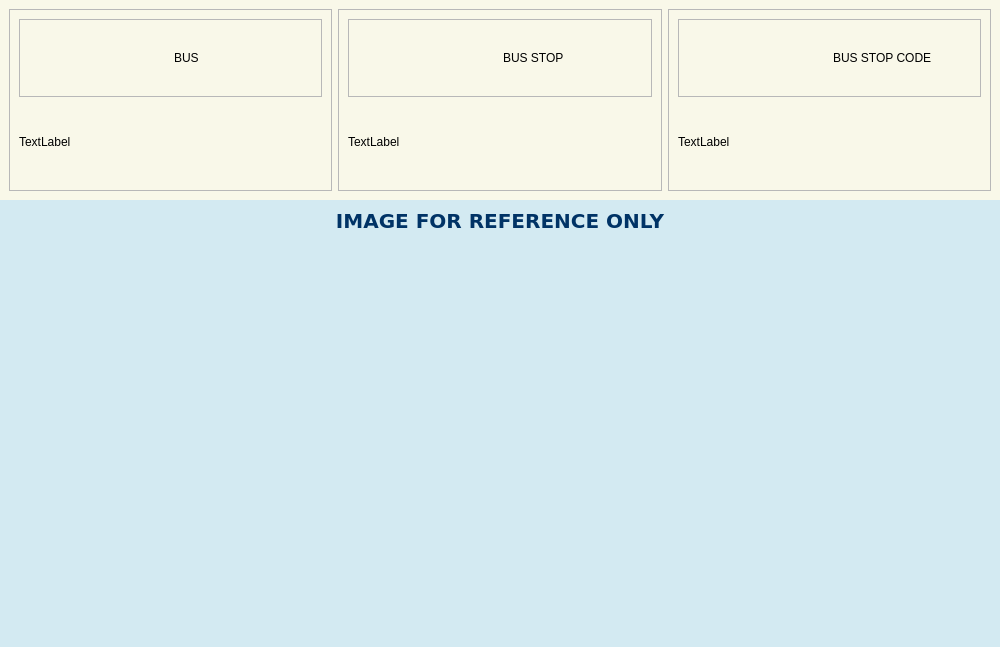
<?xml version="1.0" encoding="UTF-8"?>
<ui version="4.0">
 <class>page5</class>
 <widget class="QMainWindow" name="page5">
  <property name="geometry">
   <rect>
    <x>0</x>
    <y>0</y>
    <width>1000</width>
    <height>600</height>
   </rect>
  </property>
  <property name="windowTitle">
   <string>MainWindow</string>
  </property>
  <widget class="QWidget" name="centralwidget">
   <property name="styleSheet">
    <string notr="true">#imageBody{
	background-color:#d3eaf2;
}
#menu {
	background-color:#f9f8e9;
}
#imageText {
	color: #003366;
}
#arrowFrame{
	border:0px;
}
#leftArrow, #rightArrow {
	background:transparent;
	border:0px;
}</string>
   </property>
   <layout class="QVBoxLayout" name="verticalLayout_2">
    <property name="spacing">
     <number>0</number>
    </property>
    <property name="leftMargin">
     <number>0</number>
    </property>
    <property name="topMargin">
     <number>0</number>
    </property>
    <property name="rightMargin">
     <number>0</number>
    </property>
    <property name="bottomMargin">
     <number>0</number>
    </property>
    <item>
     <widget class="QWidget" name="menu" native="true">
      <property name="minimumSize">
       <size>
        <width>0</width>
        <height>200</height>
       </size>
      </property>
      <property name="maximumSize">
       <size>
        <width>16777215</width>
        <height>200</height>
       </size>
      </property>
      <layout class="QHBoxLayout" name="horizontalLayout_4">
       <item>
        <widget class="QFrame" name="frame">
         <property name="frameShape">
          <enum>QFrame::StyledPanel</enum>
         </property>
         <property name="frameShadow">
          <enum>QFrame::Raised</enum>
         </property>
         <layout class="QVBoxLayout" name="verticalLayout_3">
          <item>
           <widget class="QFrame" name="frame_4">
            <property name="frameShape">
             <enum>QFrame::StyledPanel</enum>
            </property>
            <property name="frameShadow">
             <enum>QFrame::Raised</enum>
            </property>
            <layout class="QHBoxLayout" name="horizontalLayout_7">
             <item>
              <widget class="QLabel" name="label_4">
               <property name="text">
                <string/>
               </property>
               <property name="pixmap">
                <pixmap resource="resources.qrc">:/blueicons/assets/icons/blue/alert-octagon.svg</pixmap>
               </property>
              </widget>
             </item>
             <item>
              <widget class="QLabel" name="label_5">
               <property name="text">
                <string>BUS</string>
               </property>
              </widget>
             </item>
            </layout>
           </widget>
          </item>
          <item>
           <widget class="QLabel" name="label">
            <property name="text">
             <string>TextLabel</string>
            </property>
           </widget>
          </item>
         </layout>
        </widget>
       </item>
       <item>
        <widget class="QFrame" name="frame_2">
         <property name="frameShape">
          <enum>QFrame::StyledPanel</enum>
         </property>
         <property name="frameShadow">
          <enum>QFrame::Raised</enum>
         </property>
         <layout class="QVBoxLayout" name="verticalLayout_4">
          <item>
           <widget class="QFrame" name="frame_5">
            <property name="frameShape">
             <enum>QFrame::StyledPanel</enum>
            </property>
            <property name="frameShadow">
             <enum>QFrame::Raised</enum>
            </property>
            <layout class="QHBoxLayout" name="horizontalLayout_6">
             <item>
              <widget class="QLabel" name="label_6">
               <property name="text">
                <string/>
               </property>
               <property name="pixmap">
                <pixmap resource="resources.qrc">:/blueicons/assets/icons/blue/alert-octagon.svg</pixmap>
               </property>
              </widget>
             </item>
             <item>
              <widget class="QLabel" name="label_7">
               <property name="text">
                <string>BUS STOP</string>
               </property>
              </widget>
             </item>
            </layout>
           </widget>
          </item>
          <item>
           <widget class="QLabel" name="label_2">
            <property name="text">
             <string>TextLabel</string>
            </property>
           </widget>
          </item>
         </layout>
        </widget>
       </item>
       <item>
        <widget class="QFrame" name="frame_3">
         <property name="frameShape">
          <enum>QFrame::StyledPanel</enum>
         </property>
         <property name="frameShadow">
          <enum>QFrame::Raised</enum>
         </property>
         <layout class="QVBoxLayout" name="verticalLayout_5">
          <item>
           <widget class="QFrame" name="frame_6">
            <property name="frameShape">
             <enum>QFrame::StyledPanel</enum>
            </property>
            <property name="frameShadow">
             <enum>QFrame::Raised</enum>
            </property>
            <layout class="QHBoxLayout" name="horizontalLayout_5">
             <item>
              <widget class="QLabel" name="label_8">
               <property name="text">
                <string/>
               </property>
               <property name="pixmap">
                <pixmap resource="resources.qrc">:/blueicons/assets/icons/blue/alert-circle.svg</pixmap>
               </property>
              </widget>
             </item>
             <item>
              <widget class="QLabel" name="label_9">
               <property name="text">
                <string>BUS STOP CODE</string>
               </property>
              </widget>
             </item>
            </layout>
           </widget>
          </item>
          <item>
           <widget class="QLabel" name="label_3">
            <property name="text">
             <string>TextLabel</string>
            </property>
           </widget>
          </item>
         </layout>
        </widget>
       </item>
      </layout>
     </widget>
    </item>
    <item>
     <widget class="QWidget" name="imageBody" native="true">
      <layout class="QVBoxLayout" name="verticalLayout">
       <item alignment="Qt::AlignTop">
        <widget class="QLabel" name="imageText">
         <property name="font">
          <font>
           <family>Verdana</family>
           <pointsize>15</pointsize>
           <bold>true</bold>
          </font>
         </property>
         <property name="text">
          <string>IMAGE FOR REFERENCE ONLY</string>
         </property>
         <property name="alignment">
          <set>Qt::AlignCenter</set>
         </property>
        </widget>
       </item>
       <item>
        <widget class="QWidget" name="widget" native="true">
         <property name="sizePolicy">
          <sizepolicy hsizetype="Preferred" vsizetype="Expanding">
           <horstretch>0</horstretch>
           <verstretch>0</verstretch>
          </sizepolicy>
         </property>
         <layout class="QHBoxLayout" name="horizontalLayout_3">
          <item>
           <widget class="QLabel" name="img1">
            <property name="minimumSize">
             <size>
              <width>300</width>
              <height>330</height>
             </size>
            </property>
            <property name="maximumSize">
             <size>
              <width>10000</width>
              <height>10000</height>
             </size>
            </property>
            <property name="text">
             <string/>
            </property>
           </widget>
          </item>
          <item>
           <widget class="QLabel" name="img2">
            <property name="minimumSize">
             <size>
              <width>300</width>
              <height>330</height>
             </size>
            </property>
            <property name="maximumSize">
             <size>
              <width>10000</width>
              <height>10000</height>
             </size>
            </property>
            <property name="text">
             <string/>
            </property>
           </widget>
          </item>
          <item>
           <widget class="QLabel" name="img3">
            <property name="minimumSize">
             <size>
              <width>300</width>
              <height>330</height>
             </size>
            </property>
            <property name="maximumSize">
             <size>
              <width>10000</width>
              <height>10000</height>
             </size>
            </property>
            <property name="text">
             <string/>
            </property>
           </widget>
          </item>
         </layout>
        </widget>
       </item>
       <item>
        <widget class="QWidget" name="widget_2" native="true">
         <property name="sizePolicy">
          <sizepolicy hsizetype="Preferred" vsizetype="Preferred">
           <horstretch>0</horstretch>
           <verstretch>0</verstretch>
          </sizepolicy>
         </property>
         <property name="minimumSize">
          <size>
           <width>0</width>
           <height>45</height>
          </size>
         </property>
         <property name="maximumSize">
          <size>
           <width>16777215</width>
           <height>45</height>
          </size>
         </property>
         <layout class="QHBoxLayout" name="horizontalLayout">
          <property name="spacing">
           <number>0</number>
          </property>
          <property name="leftMargin">
           <number>0</number>
          </property>
          <property name="topMargin">
           <number>0</number>
          </property>
          <property name="rightMargin">
           <number>0</number>
          </property>
          <item alignment="Qt::AlignHCenter">
           <widget class="QFrame" name="arrowFrame">
            <property name="minimumSize">
             <size>
              <width>0</width>
              <height>4</height>
             </size>
            </property>
            <property name="frameShape">
             <enum>QFrame::StyledPanel</enum>
            </property>
            <property name="frameShadow">
             <enum>QFrame::Raised</enum>
            </property>
            <layout class="QHBoxLayout" name="horizontalLayout_2">
             <property name="spacing">
              <number>100</number>
             </property>
             <property name="leftMargin">
              <number>0</number>
             </property>
             <property name="topMargin">
              <number>0</number>
             </property>
             <property name="rightMargin">
              <number>0</number>
             </property>
             <item>
              <widget class="QPushButton" name="leftArrow">
               <property name="minimumSize">
                <size>
                 <width>40</width>
                 <height>40</height>
                </size>
               </property>
               <property name="maximumSize">
                <size>
                 <width>40</width>
                 <height>40</height>
                </size>
               </property>
               <property name="text">
                <string/>
               </property>
               <property name="icon">
                <iconset resource="resources.qrc">
                 <normaloff>:/blueicons/assets/icons/blue/chevron-left.svg</normaloff>:/blueicons/assets/icons/blue/chevron-left.svg</iconset>
               </property>
               <property name="iconSize">
                <size>
                 <width>40</width>
                 <height>40</height>
                </size>
               </property>
              </widget>
             </item>
             <item>
              <widget class="QPushButton" name="rightArrow">
               <property name="minimumSize">
                <size>
                 <width>40</width>
                 <height>40</height>
                </size>
               </property>
               <property name="maximumSize">
                <size>
                 <width>40</width>
                 <height>40</height>
                </size>
               </property>
               <property name="text">
                <string/>
               </property>
               <property name="icon">
                <iconset resource="resources.qrc">
                 <normaloff>:/blueicons/assets/icons/blue/chevron-right.svg</normaloff>:/blueicons/assets/icons/blue/chevron-right.svg</iconset>
               </property>
               <property name="iconSize">
                <size>
                 <width>40</width>
                 <height>40</height>
                </size>
               </property>
              </widget>
             </item>
            </layout>
           </widget>
          </item>
         </layout>
        </widget>
       </item>
      </layout>
     </widget>
    </item>
   </layout>
  </widget>
 </widget>
 <resources>
  <include location="resources.qrc"/>
 </resources>
 <connections/>
</ui>
